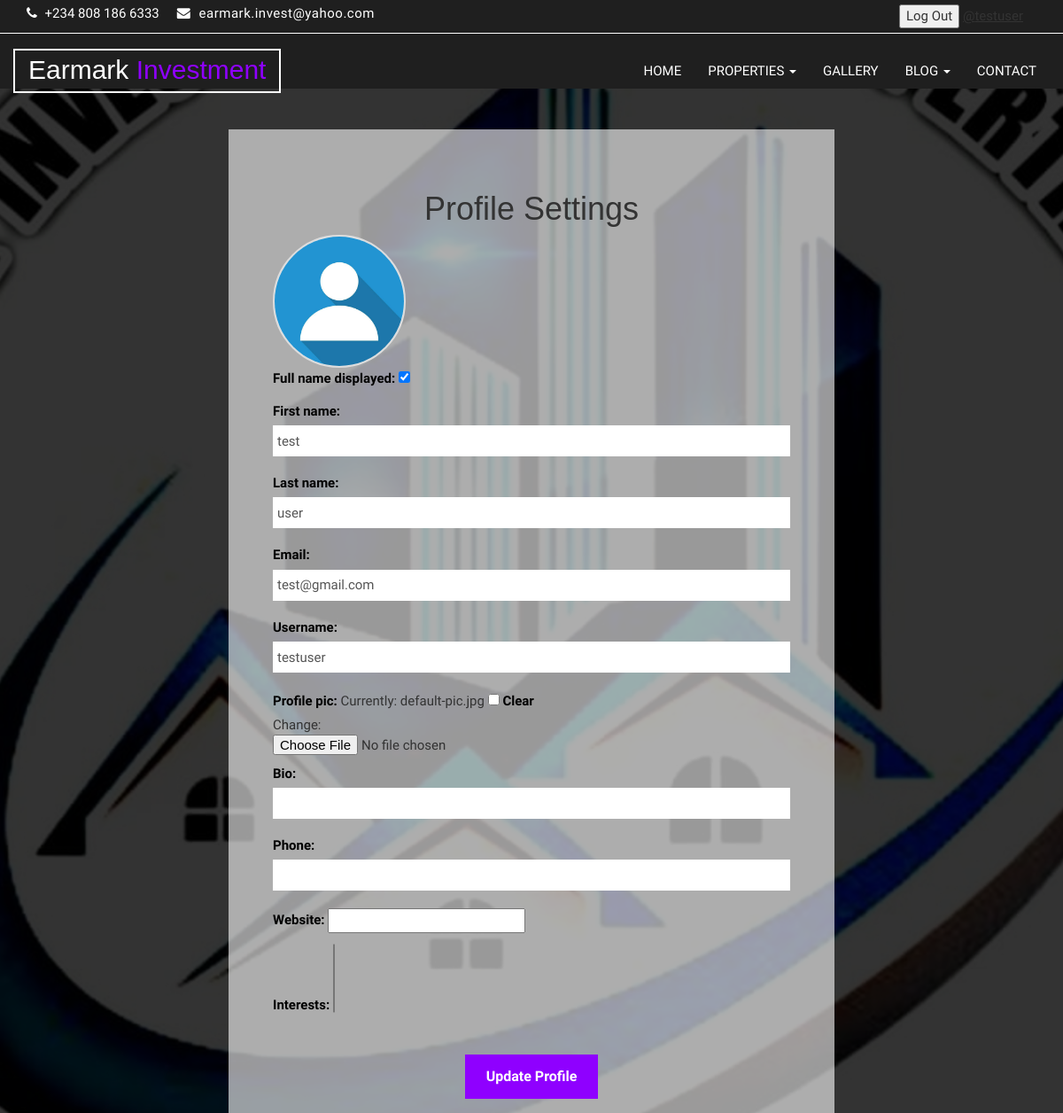
Page /accounts/profile-settings/ (signed in) on the committed database.
### e_web/apps/accounts/models.py (models this page shows, shortened)
class UserProfile(models.Model):
    user = models.OneToOneField(User, on_delete=models.CASCADE, related_name="profile")
    full_name_displayed = models.BooleanField(default=True)
    first_name = models.CharField(max_length=64, blank=False)
    last_name = models.CharField(max_length=64, blank=False)
    email = models.EmailField(blank=False)
    username = models.CharField(max_length=64, null=False, blank=False)
    profile_pic = models.ImageField(default="default-pic.jpg", null=True, blank=True)
    bio = models.CharField(max_length=500, blank=True, null=True)
    phone = models.CharField(max_length=64, null=True)
    website = models.URLField(max_length=200, blank=True, null=True)
    interests = models.ManyToManyField(UserInterest, blank=True)
    date_created = models.DateTimeField(auto_now_add=True, null=True)

### e_web/apps/accounts/views.py (the view)
# urls.py: path("profile-settings/", views.ProfileSettings, name="profile-settings"),
@login_required
def ProfileSettings(request):
    user = request.user.profile
    form = ProfileForm(instance=user)
    if request.method == 'POST':
        form = ProfileForm(request.POST, request.FILES, instance=user)
        if form.is_valid():
            form.save()
    context = {'form': form}
    return render(request, 'accounts/profile-settings.html', context)

### e_web/apps/accounts/forms.py
class ProfileForm(ModelForm):
    class Meta:
        model = UserProfile
        fields = '__all__'
        exclude = ['user']  # Exclude the user field since it's tied to the User model

### e_web/templates/accounts/profile-settings.html (shortened to what this page needs)
{% extends 'base.html' %}
{% load static %}
{% block content %}
<!DOCTYPE html>
<html lang="en">
    <head>
    </head>
    <body>
        <section id="aa-property-header">
            <div class="container">
                <div class="row">
                    <div class="col-md-12">
                        <div class="aa-property-header-inner">
                            <h2>Profile Settings</h2>
                            <ol class="breadcrumb">
                                <li>
                                    {% url 'public:index' as index_url %}{% if request.path == index_url %}{% else %}<a
                                        href="{{ index_url }}">HOME</a>{% endif %}</span></a>
                                </li>
                                {% if user.is_active %}
                                <li>
                                    <span><a href="{% url 'accounts:profile' %}">Back To Profile</a></span>
                                </li> {% endif %}
                            </ol>
                        </div>
                    </div>
                </div>
            </div>
        </section>
        <section id="aa-signin">
            <div class="container">
                <div class="row">
                    <div class="col-md-12">
                        <div class="aa-signin-area">
                            <div class="aa-signin-form">
                                <div class="aa-signin-form-title">
                                    <h1>Profile Settings</h1>
                                    {% with profile=user.profile %}
                                    {% if profile %}
                                    {% if form.is_multipart %}
                                    <div class="profile-pic" id="profile-pic">
                                        <img src="{{ profile.profile_pic.url }}" alt="Profile Picture"
                                            id="profile-pic-img">
                                    </div>
                                </div>
                                <br>
                                <form method="POST" action="" enctype="multipart/form-data">
                                    <div class="aa-single-field">{{form.as_p}}</div>
                                    {% endif %}
                                    {% endif %}
                                    {% endwith%}
                                    <div class="aa-single-submit">
                                        <input type="submit" value="Update Profile" class="aa-browse-btn" name="submit">
                                    </div>
                                </form>
                            </div>
                        </div>
                    </div>
                </div>
            </div>
        </section>
    </body>
</html>
{% endblock%}

### e_web/templates/navbar.html (shortened to what this page needs)
<header id="aa-header">
  <div class="container">
    <div class="row">
      <div class="col-md-12">
        <div class="aa-header-area">
          <div class="row">
            <div class="col-md-6 col-sm-6 col-xs-6">
              <div class="aa-header-left">
                <div class="aa-telephone-no">
                  <span class="fa fa-phone"></span>
                  +234 808 186 6333
                </div>
                <div class="aa-email hidden-xs">
                  <span class="fa fa-envelope"></span> earmark.invest@yahoo.com
                </div>
              </div>
            </div>
            <div class="container">
              <div class="col-md-6 col-sm-6 col-xs-6">
                <div class="aa-header-right">
                  {% if user.is_authenticated %}
                  <span>
                    <form method="post" action="{% url 'accounts:logout' %}">
                      <button type="submit">Log Out</button>
                      <a class="aa-profile">
                        <span>
                          <a href="{% url 'accounts:profile' %}" style="text-decoration:underline;">@{{user.username}}
                          </a>
                        </span>
                      </a>
                    </form>{% endif %}
                  </span>
                </div>
              </div>
            </div>
          </div>
        </div>
      </div>
    </div>
  </div>
</header>
<section id="aa-menu-area">
  <nav class="navbar navbar-default main-navbar" role="navigation">
    <div class="container">
      <div class="navbar-header">
        <a class="navbar-brand aa-logo" href="{% url 'public:index' %}">Earmark <span>Investment</span></a>
      </div>
      <div id="navbar" class="navbar-collapse collapse">
        <ul id="top-menu" class="nav navbar-nav navbar-right aa-main-nav">
          <li class="{% if request.path == 'public:index' %}active{% endif %}">
            <a href="{% url 'public:index' %}">HOME</a>
          </li>
          <li class="dropdown">
            <a class="dropdown-toggle" data-toggle="dropdown" href="{% url 'public:properties_list' %}">PROPERTIES
              <span class="caret"></span>
            </a>
          </li>
          <li>
            <a href="{% url 'public:gallery' %}">GALLERY</a>
          </li>
          <li class="dropdown">
            <a class="dropdown-toggle" data-toggle="dropdown" href="{% url 'blog:blog' %}">BLOG
              <span class="caret"></span>
            </a>
          </li>
          <li>
            <a href="{% url 'contact:contact' %}">CONTACT</a>
          </li>
        </ul>
      </div>
    </div>
  </nav>
</section>

### static/theme/css/theme-color/violet-theme.css (style rules this page uses)
h2 { color: #8f00ff; }
#aa-menu-area .main-navbar .navbar-header .aa-logo span { color: #8f00ff; }
#aa-signin .aa-signin-area .aa-signin-form .aa-single-submit input[type="submit"] { background-color: #8f00ff; border: 2px solid #8f00ff; }

### rows in the picture
UserProfile: profile_pic (placeholder picture), full_name_displayed "☑", first_name "test", last_name "user", email "test@gmail.com", username "testuser"

### other values in the picture
{{ user.username }} "testuser"
